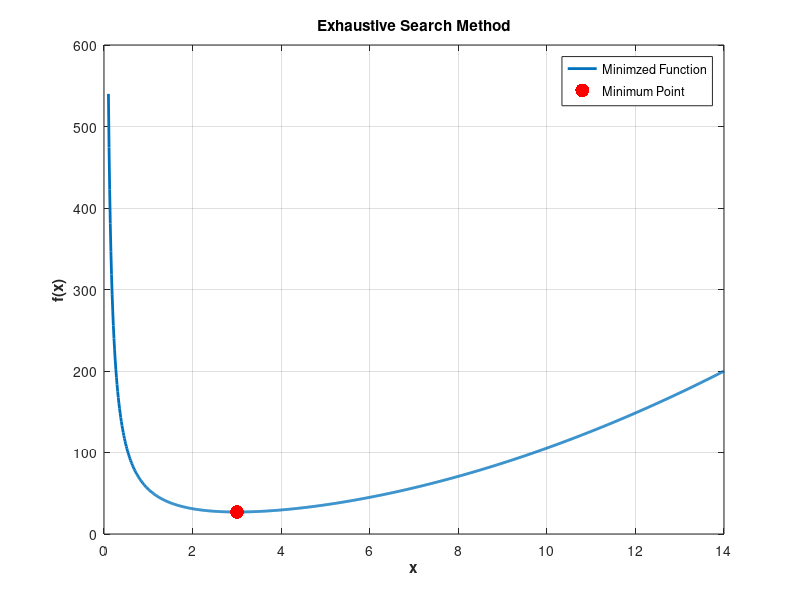

This figure's MATLAB source:
% Exhaustive Search Method as Explained in the book

%"Optimization of Engineering Design: Algorithms and Examples" by Prof. Kalyanmoy Deb

% Code developed by Sri. Soumyabrata Bhattacharjee

% Matlab version R2022b

% Date: 14th October, 2018

% Date: 25th October, 2023 (Updated)

% Date: 27th October, 2023 (Updated)



clear all

clc

a=0.1; %Lower bound

b=14; % Upper bound

n = 1000; %Number of divisions

dx=(b-a)/n; %Length of each division



% Equation to be minimized

f=@(x) x.^2+54./x;



% Initialization

x1=a;

x2=x1+dx;

x3=x2+dx;

x_min=x2;

f_min=f(x_min);



while x3<=b

    if f(x2)<=f(x1) && f(x2)<=f(x3)

        disp(['The approx minimum point is: ' num2str(x2)])

        disp(['The approx minimum function value is: ' num2str(f(x2))])

        x_min=x2;

        f_min=f(x_min);

    end

x1=x2;

x2=x1+dx;

x3=x2+dx;



end





% Plotting

x = linspace(a,b,n);

plot(x,f(x),'LineWidth',2,'DisplayName','Minimzed Function');

xlabel('x','FontWeight','bold'); % Corrected line

ylabel('f(x)','FontWeight','bold')

grid on;

title('Exhaustive Search Method','FontWeight','bold');



hold on;



% Scatter plot for the minimum point

scatter(x_min, f_min, 100, [1 0 0], 'filled', 'DisplayName', 'Minimum Point');



% Adding Legend

legend('Location','best')

legend('show')



% Save the figure as a PNG file

saveas(gcf, 'Exhaustive Search Method.png');



% Display the plot

hold off;
